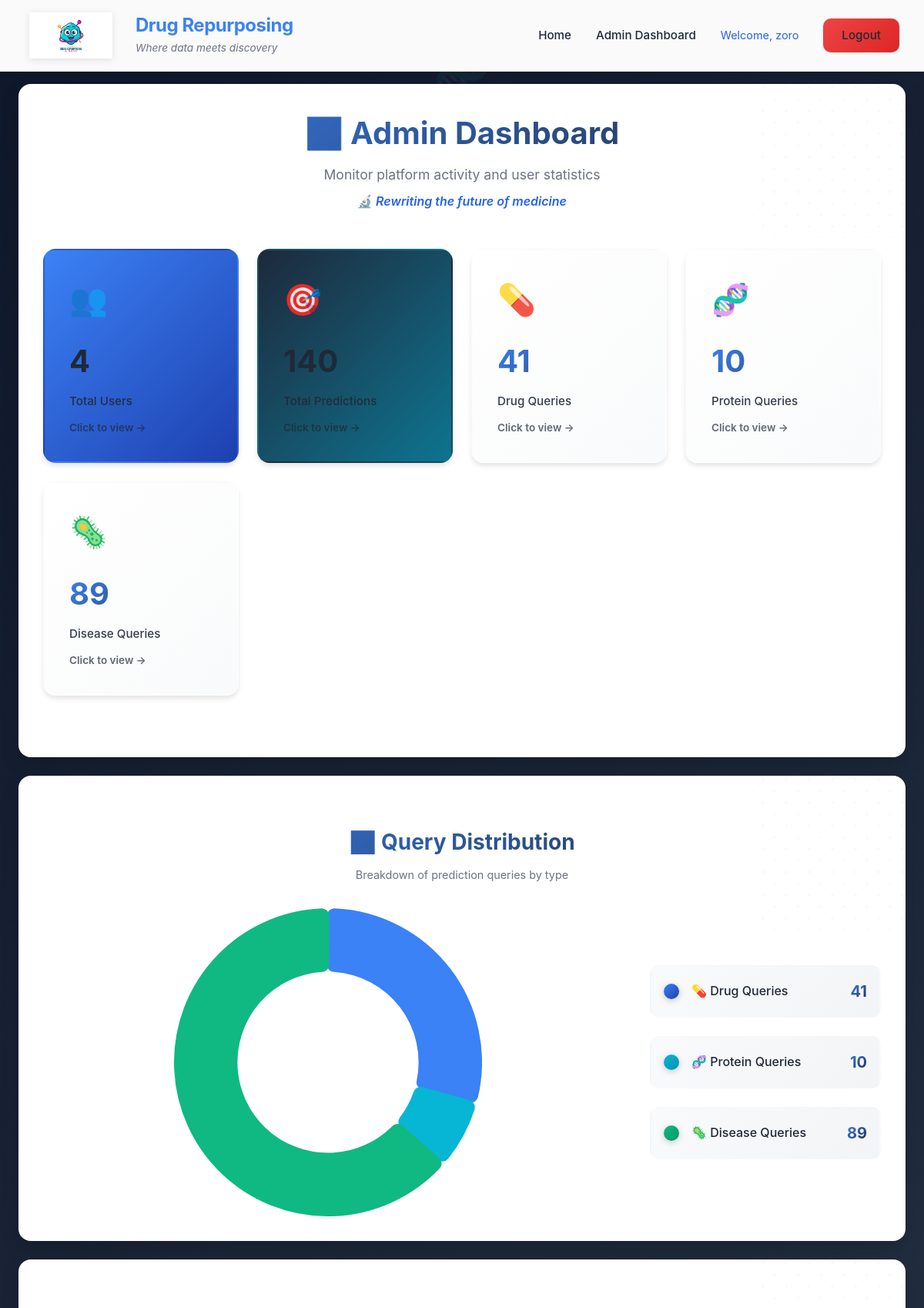
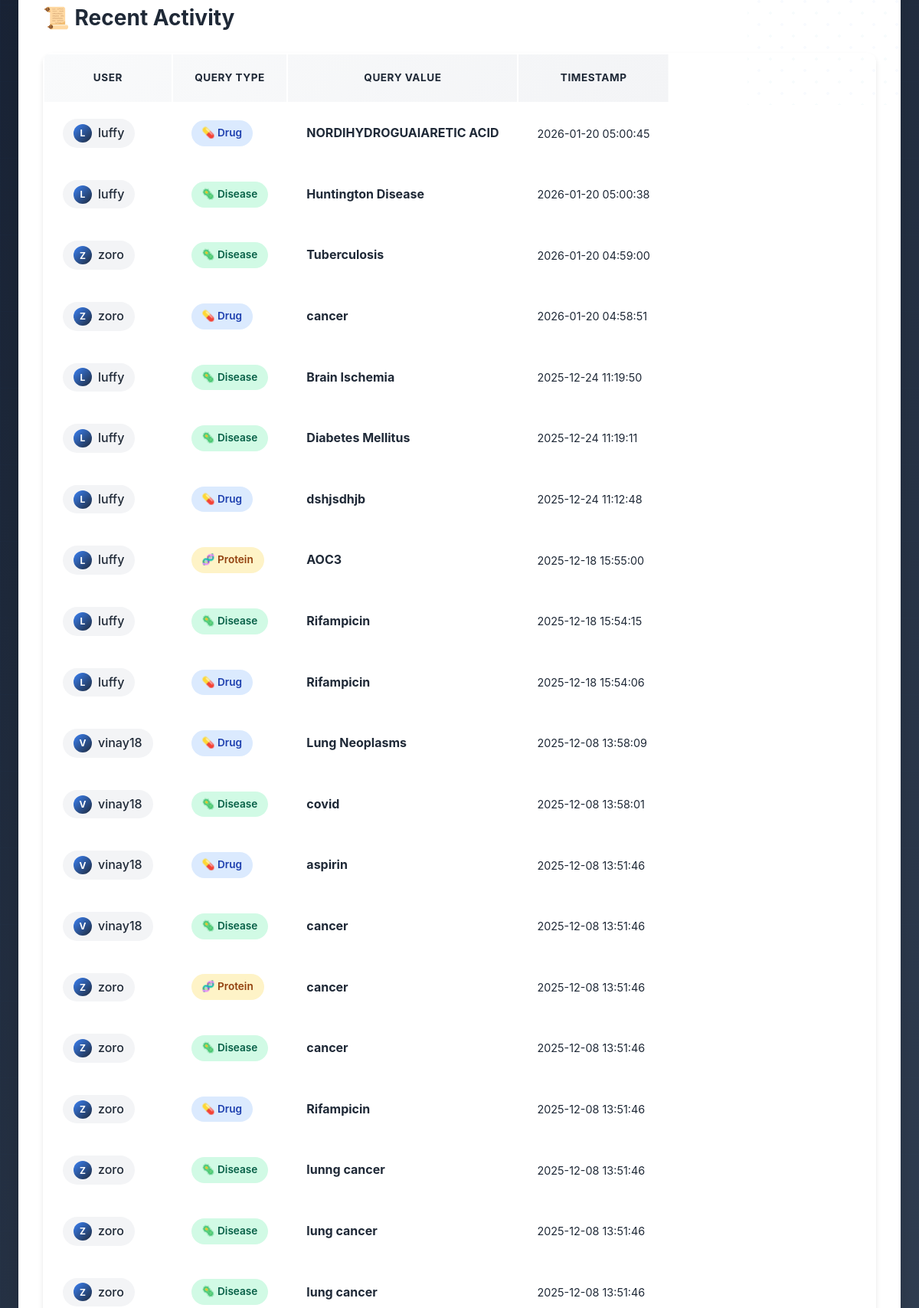
The page /admin-dashboard/ (signed in, upper part) on the database its author committed (2 pictures, top to bottom).
### core/models.py (models this page shows, shortened)
class PredictionHistory(models.Model):
    QUERY_TYPES = [
        ('drug', 'Drug'),
        ('protein', 'Protein'),
        ('disease', 'Disease'),
    ]
    user = models.ForeignKey(User, on_delete=models.CASCADE)
    query_type = models.CharField(max_length=10, choices=QUERY_TYPES)
    query_value = models.CharField(max_length=255)
    results = models.JSONField()
    created_at = models.DateTimeField(auto_now_add=True)
    updated_at = models.DateTimeField(auto_now=True)
    class Meta:
        ordering = ['-updated_at']  # Order by most recently updated

### core/views.py (the view, shortened to what this page needs)
# urls.py: path('admin-dashboard/', views.admin_dashboard_view, name='admin_dashboard'),
@login_required
@user_passes_test(lambda u: u.is_superuser)
def admin_dashboard_view(request):
    view_filter = request.GET.get('view', None)
    total_users = User.objects.count()
    total_predictions = PredictionHistory.objects.count()
    stats = {
        'drug': PredictionHistory.objects.filter(query_type='drug').count(),
        'protein': PredictionHistory.objects.filter(query_type='protein').count(),
        'disease': PredictionHistory.objects.filter(query_type='disease').count(),
    }
    if view_filter == 'users':
        users_list = User.objects.all().order_by('-date_joined')
        context = {
            'total_users': total_users,
            'total_predictions': total_predictions,
            'stats': stats,
            'view_filter': 'users',
            'users_list': users_list,
        }
    else:
        recent_predictions = PredictionHistory.objects.all().order_by('-updated_at')[:20]
        context = {
            'total_users': total_users,
            'total_predictions': total_predictions,
            'recent_predictions': recent_predictions,
            'stats': stats,
        }
    return render(request, 'admin_dashboard.html', context)

### templates/admin_dashboard.html (shortened to what this page needs)
{% extends 'base.html' %}
{% block extra_css %}
{% load static %}
<link rel="stylesheet" href="{% static 'css/admin.css' %}">
{% endblock %}
{% block content %}
<div class="card">
    <div class="dashboard-header">
        <h2>📊 Admin Dashboard</h2>
        <p style="margin-bottom: 0.5rem;">Monitor platform activity and user statistics</p>
        <p style="font-size: 1rem; color: #2563eb; font-weight: 600; font-style: italic;">🔬 Rewriting the future of medicine</p>
    </div>
    <div class="stats-grid">
        <a href="?view=users" class="stat-card primary {% if view_filter == 'users' %}active{% endif %}" style="text-decoration: none; color: inherit;">
            <div class="stat-icon">👥</div>
            <div class="stat-value">{{ total_users }}</div>
            <div class="stat-label">Total Users</div>
            <div class="stat-action">Click to view →</div>
        </a>
        <a href="?view=all_predictions" class="stat-card secondary {% if view_filter == 'all_predictions' %}active{% endif %}" style="text-decoration: none; color: inherit;">
            <div class="stat-icon">🎯</div>
            <div class="stat-value">{{ total_predictions }}</div>
            <div class="stat-label">Total Predictions</div>
            <div class="stat-action">Click to view →</div>
        </a>
        <a href="?view=drug" class="stat-card {% if view_filter == 'drug' %}active{% endif %}" style="text-decoration: none; color: inherit;">
            <div class="stat-icon">💊</div>
            <div class="stat-value">{{ stats.drug }}</div>
            <div class="stat-label">Drug Queries</div>
            <div class="stat-action">Click to view →</div>
        </a>
        <a href="?view=protein" class="stat-card {% if view_filter == 'protein' %}active{% endif %}" style="text-decoration: none; color: inherit;">
            <div class="stat-icon">🧬</div>
            <div class="stat-value">{{ stats.protein }}</div>
            <div class="stat-label">Protein Queries</div>
            <div class="stat-action">Click to view →</div>
        </a>
        <a href="?view=disease" class="stat-card {% if view_filter == 'disease' %}active{% endif %}" style="text-decoration: none; color: inherit;">
            <div class="stat-icon">🦠</div>
            <div class="stat-value">{{ stats.disease }}</div>
            <div class="stat-label">Disease Queries</div>
            <div class="stat-action">Click to view →</div>
        </a>
    </div>
</div>
{% if not view_filter %}
<div class="card">
    <div class="chart-section">
        <div class="chart-header">
            <h3>📊 Query Distribution</h3>
            <p style="color: #6b7280; font-size: 0.9rem; margin-bottom: 1.5rem;">Breakdown of prediction queries by type</p>
        </div>
        <div class="chart-container">
            <div class="chart-wrapper">
                <canvas id="queryChart" width="400" height="400"></canvas>
            </div>
            <div class="chart-legend">
                <div class="legend-item">
                    <div class="legend-color drug"></div>
                    <span>💊 Drug Queries</span>
                    <strong>{{ stats.drug }}</strong>
                </div>
                <div class="legend-item">
                    <div class="legend-color protein"></div>
                    <span>🧬 Protein Queries</span>
                    <strong>{{ stats.protein }}</strong>
                </div>
                <div class="legend-item">
                    <div class="legend-color disease"></div>
                    <span>🦠 Disease Queries</span>
                    <strong>{{ stats.disease }}</strong>
                </div>
            </div>
        </div>
    </div>
</div>
{% endif %}
<div class="card">
    <div class="activity-section">
        <div class="activity-header">
            {% if view_filter == 'users' %}
            <h3>👥 All Users</h3>
            <a href="{% url 'admin_dashboard' %}" class="btn-back">← Back to Dashboard</a>
            {% elif view_filter == 'all_predictions' %}
            <h3>🎯 All Predictions</h3>
            <a href="{% url 'admin_dashboard' %}" class="btn-back">← Back to Dashboard</a>
            {% elif view_filter == 'drug' %}
            <h3>💊 Drug Queries</h3>
            <a href="{% url 'admin_dashboard' %}" class="btn-back">← Back to Dashboard</a>
            {% elif view_filter == 'protein' %}
            <h3>🧬 Protein Queries</h3>
            <a href="{% url 'admin_dashboard' %}" class="btn-back">← Back to Dashboard</a>
            {% elif view_filter == 'disease' %}
            <h3>🦠 Disease Queries</h3>
            <a href="{% url 'admin_dashboard' %}" class="btn-back">← Back to Dashboard</a>
            {% else %}
            <h3>📜 Recent Activity</h3>
            {% endif %}
        </div>
        <div class="admin-table">
            {% if view_filter == 'users' %}
            <table>
                <thead>
                    <tr>
                        <th>Username</th>
                        <th>Email</th>
                        <th>Date Joined</th>
                        <th>Last Login</th>
                        <th>Predictions</th>
                        <th>Status</th>
                    </tr>
                </thead>
                <tbody>
                    {% for user in users_list %}
                    <tr>
                        <td>
                            <div class="user-badge">
                                <div class="user-avatar">{{ user.username|slice:":1"|upper }}</div>
                                <span>{{ user.username }}</span>
                            </div>
                        </td>
                        <td>{{ user.email|default:"N/A" }}</td>
                        <td class="timestamp">{{ user.date_joined|date:"Y-m-d H:i" }}</td>
                        <td class="timestamp">{{ user.last_login|date:"Y-m-d H:i"|default:"Never" }}</td>
                        <td><strong>{{ user.predictionhistory_set.count }}</strong></td>
                        <td>
                            {% if user.is_superuser %}
                            <span class="status-badge admin">Admin</span>
                            {% elif user.is_active %}
                            <span class="status-badge active">Active</span>
                            {% else %}
                            <span class="status-badge inactive">Inactive</span>
                            {% endif %}
                        </td>
                    </tr>
                    {% empty %}
                    <tr>
                        <td colspan="6">
                            <div class="empty-state">
                                <div class="empty-state-icon">👥</div>
                                <h4>No Users Found</h4>
                            </div>
                        </td>
                    </tr>
                    {% endfor %}
                </tbody>
            </table>
            {% else %}
            <table>
                <thead>
                    <tr>
                        <th>User</th>
                        <th>Query Type</th>
                        <th>Query Value</th>
                        <th>Timestamp</th>
                    </tr>
                </thead>
                <tbody>
                    {% for prediction in recent_predictions %}
                    <tr>
                        <td>
                            <div class="user-badge">
                                <div class="user-avatar">{{ prediction.user.username|slice:":1"|upper }}</div>
                                <span>{{ prediction.user.username }}</span>
                            </div>
                        </td>
                        <td>
                            <span class="query-type-badge {{ prediction.query_type }}">
                                {% if prediction.query_type == 'drug' %}💊{% elif prediction.query_type == 'protein' %}🧬{% else %}🦠{% endif %}
                                {{ prediction.query_type|title }}
                            </span>
                        </td>
                        <td><strong>{{ prediction.query_value }}</strong></td>
                        <td class="timestamp">{{ prediction.updated_at|date:"Y-m-d H:i:s" }}</td>
                    </tr>
                    {% endfor %}
                </tbody>
            </table>
            {% endif %}
        </div>
    </div>
</div>
{% endblock %}

### templates/base.html (shortened to what this page needs)
<!DOCTYPE html>
<html lang="en">
<head>
    {% load static %}
    <link rel="stylesheet" href="{% static 'css/base.css' %}">
    {% block extra_css %}{% endblock %}
</head>
<body>
    {% if user.is_authenticated %}
    <div class="navbar">
        <div class="navbar-content">
            <div style="display: flex; align-items: center; gap: 1.5rem;">
                <div style="display: flex; align-items: center; justify-content: center; min-width: 120px;">
                    <img src="{% static 'images/logo1p.png' %}" alt="Logo" class="navbar-logo">
                </div>
                <div>
                    <h1>Drug Repurposing</h1>
                    <p style="font-size: 0.85rem; color: #6b7280; margin-top: 0.25rem; font-style: italic;">Where data meets discovery</p>
                </div>
            </div>
            <nav>
                <a href="{% url 'home' %}">Home</a>
                {% if user.is_superuser %}
                <a href="{% url 'admin_dashboard' %}">Admin Dashboard</a>
                {% endif %}
                <span style="color: #2563eb;">Welcome, {{ user.username }}</span>
                <a href="{% url 'logout' %}" class="logout-btn btn">Logout</a>
            </nav>
        </div>
    </div>
    {% endif %}
    <div class="container">
        {% block content %}{% endblock %}
    </div>
</body>
</html>

### static/css/base.css (style rules this page uses)
:root { --primary: #3b82f6; --primary-dark: #1e40af; --primary-light: #60a5fa; --secondary: #1e293b; --accent: #06b6d4; --success: #10b981; --error: #ef4444; --warning: #f59e0b; --bg-gradient: linear-gradient(135deg, #0f172a 0%, #1e293b 50%, #334155 100%); --text-dark: #1f2937; --text-light: #6b7280; --border: #e5e7eb; --white: #ffffff; --shadow-sm: 0 1px 3px rgba(0, 0, 0, 0.1); --shadow-md: 0 4px 6px rgba(0, 0, 0, 0.1); --shadow-lg: 0 10px 25px rgba(0, 0, 0, 0.15); }
* { margin: 0; padding: 0; box-sizing: border-box; }
html { scroll-behavior: smooth; }
body { font-family: 'Inter', -apple-system, BlinkMacSystemFont, 'Segoe UI', Roboto, sans-serif; background: var(--bg-gradient); min-height: 100vh; color: var(--text-dark); line-height: 1.6; overflow-x: hidden; animation: fadeIn 0.6s ease; position: relative; }
body::before { content: '🧬'; position: fixed; top: 0; left: 0; width: 100%; height: 100%; font-size: 4rem; color: rgba(59, 130, 246, 0.08); display: flex; flex-wrap: wrap; justify-content: space-around; align-items: flex-start; padding: 2rem; gap: 4rem; pointer-events: none; z-index: 0; animation: dnaFloat 30s ease-in-out infinite; line-height: 8rem; letter-spacing: 4rem; }
body::after { content: ''; position: fixed; top: 0; left: 0; width: 100%; height: 100%; background-image: repeating-linear-gradient(90deg, rgba(59, 130, 246, 0.03) 0px, transparent 1px, transparent 100px), repeating-linear-gradient(0deg, rgba(59, 130, 246, 0.03) 0px, transparent 1px, transparent 100px); pointer-events: none; z-index: 0; animation: gridPulse 15s ease-in-out infinite; }
.navbar { background: rgba(255, 255, 255, 0.98); backdrop-filter: blur(10px); padding: 1rem 2rem; box-shadow: var(--shadow-md); position: sticky; top: 0; z-index: 100; animation: navSlideDown 0.6s cubic-bezier(0.4, 0, 0.2, 1); border-bottom: 1px solid rgba(37, 99, 235, 0.1); }
.navbar-logo { max-width: 120px; max-height: 60px; width: auto; height: auto; object-fit: contain; transition: all 0.4s cubic-bezier(0.4, 0, 0.2, 1); filter: drop-shadow(0 2px 4px rgba(0, 0, 0, 0.1)); }
.navbar-content { max-width: 1400px; margin: 0 auto; display: flex; justify-content: space-between; align-items: center; }
.navbar h1 { color: var(--primary); font-size: 1.5rem; font-weight: 700; letter-spacing: -0.5px; margin: 0; line-height: 1.2; }
.navbar nav { display: flex; align-items: center; gap: 2rem; }
.navbar nav a { color: var(--text-dark); text-decoration: none; font-weight: 500; font-size: 0.95rem; transition: all 0.4s cubic-bezier(0.4, 0, 0.2, 1); position: relative; }
.navbar nav a:not(.btn)::after { content: ''; position: absolute; bottom: -5px; left: 50%; width: 0; height: 2px; background: linear-gradient(90deg, var(--primary), var(--secondary)); transition: all 0.4s cubic-bezier(0.4, 0, 0.2, 1); transform: translateX(-50%); }
.navbar nav span { color: var(--text-light); font-size: 0.9rem; }
.container { max-width: 1400px; margin: 1rem auto; padding: 0 1.5rem; animation: containerFadeIn 0.8s ease; position: relative; z-index: 1; }
.card { background: var(--white); border-radius: 16px; padding: 2rem; box-shadow: var(--shadow-lg); margin-bottom: 1.5rem; transition: all 0.4s cubic-bezier(0.4, 0, 0.2, 1); animation: cardSlideUp 0.6s ease; position: relative; overflow: hidden; }
.card::before { content: ''; position: absolute; top: -100px; right: -100px; width: 300px; height: 300px; background-image: radial-gradient(circle at 50% 50%, rgba(37, 99, 235, 0.03) 2px, transparent 2px), radial-gradient(circle at 50% 50%, rgba(8, 145, 178, 0.03) 2px, transparent 2px); background-size: 30px 30px, 30px 30px; background-position: 0 0, 15px 15px; animation: patternRotate 30s linear infinite; pointer-events: none; z-index: 0; }
.btn { background: linear-gradient(135deg, var(--primary), var(--primary-dark)); color: var(--white); padding: 0.875rem 2rem; border: none; border-radius: 10px; cursor: pointer; font-size: 1rem; font-weight: 600; text-decoration: none; display: inline-block; transition: all 0.4s cubic-bezier(0.4, 0, 0.2, 1); box-shadow: var(--shadow-sm); position: relative; overflow: hidden; }
.btn::before { content: ''; position: absolute; top: 50%; left: 50%; width: 0; height: 0; border-radius: 50%; background: rgba(255, 255, 255, 0.3); transform: translate(-50%, -50%); transition: width 0.6s ease, height 0.6s ease; }
.logout-btn { background: linear-gradient(135deg, var(--error), #dc2626); padding: 0.625rem 1.5rem; font-size: 0.9rem; }

### rows shown on the page
PredictionHistory: user.username "L", user.username "luffy", query_type "Drug", query_value "NORDIHYDROGUAIARETIC ACID", updated_at "2026-01-20 05:00:45"
PredictionHistory: user.username "L", user.username "luffy", query_type "Disease", query_value "Huntington Disease", updated_at "2026-01-20 05:00:38"
PredictionHistory: user.username "Z", user.username "zoro", query_type "Disease", query_value "Tuberculosis", updated_at "2026-01-20 04:59:00"
PredictionHistory: user.username "Z", user.username "zoro", query_type "Drug", query_value "cancer", updated_at "2026-01-20 04:58:51"
PredictionHistory: user.username "L", user.username "luffy", query_type "Disease", query_value "Brain Ischemia", updated_at "2025-12-24 11:19:50"
PredictionHistory: user.username "L", user.username "luffy", query_type "Disease", query_value "Diabetes Mellitus", updated_at "2025-12-24 11:19:11"
PredictionHistory: user.username "L", user.username "luffy", query_type "Drug", query_value "dshjsdhjb", updated_at "2025-12-24 11:12:48"
PredictionHistory: user.username "L", user.username "luffy", query_type "Protein", query_value "AOC3", updated_at "2025-12-18 15:55:00"
PredictionHistory: user.username "L", user.username "luffy", query_type "Disease", query_value "Rifampicin", updated_at "2025-12-18 15:54:15"
PredictionHistory: user.username "L", user.username "luffy", query_type "Drug", query_value "Rifampicin", updated_at "2025-12-18 15:54:06"
PredictionHistory: user.username "V", user.username "vinay18", query_type "Drug", query_value "Lung Neoplasms", updated_at "2025-12-08 13:58:09"
PredictionHistory: user.username "V", user.username "vinay18", query_type "Disease", query_value "covid", updated_at "2025-12-08 13:58:01"
PredictionHistory: user.username "V", user.username "vinay18", query_type "Drug", query_value "aspirin", updated_at "2025-12-08 13:51:46"
PredictionHistory: user.username "V", user.username "vinay18", query_type "Disease", query_value "cancer", updated_at "2025-12-08 13:51:46"
PredictionHistory: user.username "Z", user.username "zoro", query_type "Protein", query_value "cancer", updated_at "2025-12-08 13:51:46"
PredictionHistory: user.username "Z", user.username "zoro", query_type "Disease", query_value "cancer", updated_at "2025-12-08 13:51:46"
PredictionHistory: user.username "Z", user.username "zoro", query_type "Drug", query_value "Rifampicin", updated_at "2025-12-08 13:51:46"
PredictionHistory: user.username "Z", user.username "zoro", query_type "Disease", query_value "lunng cancer", updated_at "2025-12-08 13:51:46"
PredictionHistory: user.username "Z", user.username "zoro", query_type "Disease", query_value "lung cancer", updated_at "2025-12-08 13:51:46"
PredictionHistory: user.username "Z", user.username "zoro", query_type "Disease", query_value "lung cancer", updated_at "2025-12-08 13:51:46"

### other values the page prints
{{ user.username }} "zoro"
{{ total_users }} "4"
{{ total_predictions }} "140"
{{ stats.drug }} "41"
{{ stats.protein }} "10"
{{ stats.disease }} "89"
chart data {{ stats.drug }} 41
chart data {{ stats.protein }} 10
chart data {{ stats.disease }} 89
